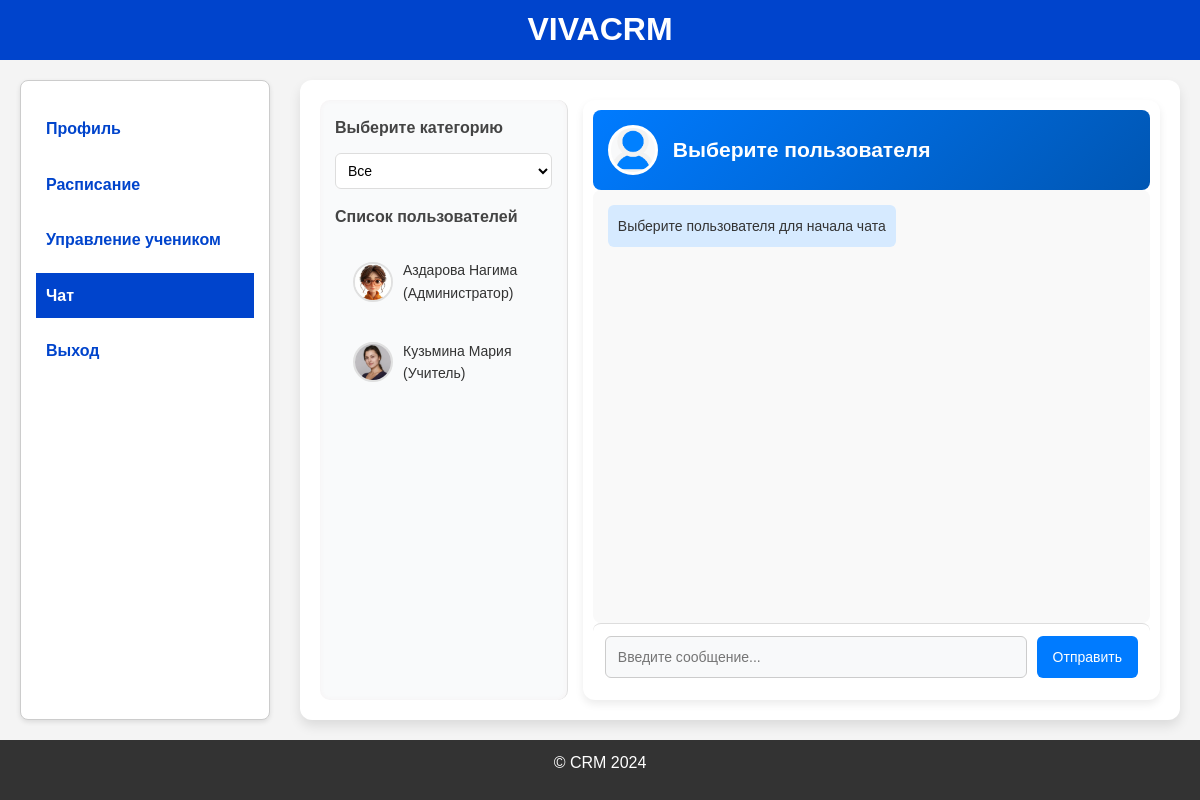
Screenshot of /chat (signed in) with the database file from the repository.
### models.py (models this page shows, shortened)
class Users(db.Model, UserMixin):
    id = db.Column(db.Integer, primary_key=True)
    email = db.Column(db.String(120), nullable=False, unique=True)
    role = db.Column(db.String(20), nullable=False)
    password_hash = db.Column(db.String(128), nullable=False)
    registration_date = db.Column(db.DateTime, default=datetime.now)
    photo = db.Column(db.String(120), nullable=True)

### app.py (the view, shortened to what this page needs)
@app.route('/chat')
@login_required
@role_required('Администратор', 'Учитель', 'Студент')
def chat():
    user = current_user
    base_template = (
        "base_administrator.html" if user.role == "Администратор"
        else "base_teacher.html" if user.role == "Учитель"
        else "base_student.html"
    )
    teacher = None
    student = None
    administrator = None
    if user.role == 'Учитель':
        teacher = Teacher.query.filter_by(teacher_id=user.id).first()
    if user.role == 'Студент':
        student = Student.query.filter_by(student_id=user.id).first()
    if user.role == 'Администратор':
        administrator = Administrator.query.filter_by(admin_id=user.id).first()
    if user.role == 'Студент':
        student_courses = [enroll.course_id for enroll in student.enrollments]
        student_groups = [enroll.group_id for enroll in student.enrollments]
        teachers = Teacher.query.join(Schedule).filter(
            (Schedule.course_id.in_(student_courses)) |
            (Schedule.group_id.in_(student_groups))
        ).distinct().all()
        teacher_users = [Users.query.filter_by(id=t.teacher_id).first() for t in teachers]
        admins = Users.query.filter_by(role='Администратор').all()
        chat_partners = admins + teacher_users
    else:
        chat_partners = Users.query.filter(Users.id != user.id).all()
    print(f"Найдено пользователей: {len(chat_partners)}")
    for u in chat_partners:
        print(f"ID: {u.id}, Email: {u.email}, Role: {u.role}")
    users = [
        {
            "id": u.id,
            "full_name": get_full_name(u),
            "photo": url_for('static', filename='uploads/' + u.photo) if u.photo else url_for('static', filename='uploads/default.png'),
            "role": u.role
        }
        for u in chat_partners if u  # добавил проверку на None на случай косяков с выборкой
    ]
    return render_template('chat.html', users=users, base_template=base_template, teacher=teacher, administrator=administrator, student=student)

### app.py (called while the page is built)
@login_manager.user_loader
def load_user(user_id):
    return Users.query.get(int(user_id))

def role_required(*roles):
    def decorator(f):
        @wraps(f)
        def wrapped(*args, **kwargs):
            if not current_user.is_authenticated or current_user.role not in roles:
                flash('Недостаточно прав доступа', 'danger')
                return redirect(url_for('login'))
            return f(*args, **kwargs)
        return wrapped
    return decorator

def get_full_name(user):
    if user.role == 'Администратор':
        admin = Administrator.query.filter_by(admin_id=user.id).first()
        return f"{admin.surname} {admin.first_name}" if admin else "Администратор"
    elif user.role == 'Учитель':
        teacher = Teacher.query.filter_by(teacher_id=user.id).first()
        return f"{teacher.surname} {teacher.first_name}" if teacher else "Учитель"
    elif user.role == 'Студент':
        student = Student.query.filter_by(student_id=user.id).first()
        return f"{student.surname} {student.first_name}" if student else "Студент"
    return "Неизвестный пользователь"

### templates/chat.html (shortened to what this page needs)
{% extends base_template %}
{% block content %}
<div class="chat-container">
    <div class="chat-sidebar">
        <h3>Выберите категорию</h3>
        <select id="user-filter">
            <option value="all">Все</option>
        </select>
        <h3>Список пользователей</h3>
        <ul id="user-list">
            {% for user in users %}
            <li class="user-item" data-role="{% if user.role == 'Учитель' %}teacher{% elif user.role == 'Студент' %}student{% else %}admin{% endif %}">
                    <a href="#" class="chat-user"
                       data-user-id="{{ user.id }}"
                       data-role="{% if user.role == 'Учитель' %}teacher{% elif user.role == 'Студент' %}student{% else %}admin{% endif %}"
                       data-name="{{ user.full_name }}"
                       data-avatar="{{ user.photo }}">
                       <img src="{{ user.photo }}" alt="Аватар" class="user-avatar">
                        {{ user.full_name }} ({{ user.role }})
                    </a>
                </li>
            {% endfor %}
        </ul>
    </div>
    <div class="chat-box" data-current-user-id="{{ current_user.id }}">
        <div class="chat-header">
            <img id="chat-avatar" src="/static/uploads/default.png" alt="Аватар" class="chat-avatar">
            <h3 id="chat-user-name">Выберите пользователя</h3>
        </div>
        <div id="chat-messages" class="messages">
            <p>Выберите пользователя для начала чата</p>
        </div>
        <div class="chat-input">
            <input type="text" id="message-input" placeholder="Введите сообщение...">
            <button id="send-message">Отправить</button>
        </div>
    </div>
</div>
{% endblock %}

### static/styles/base_administrator.css (style rules this page uses)
* { margin: 0; padding: 0; box-sizing: border-box; }
html, body { height: 100%; display: flex; flex-direction: column; }
body { font-family: Arial, sans-serif; line-height: 1.6; background-color: #f4f4f4; color: #333; }

### templates/chat.html (style rules this page uses)
.chat-container { position: relative; width: 100%; margin: 0px auto; background: #ffffff; border-radius: 12px; box-shadow: 0 6px 12px rgba(0, 0, 0, 0.1); padding: 20px; min-height: calc(100vh - 160px); display: flex; gap: 15px; }
.chat-sidebar { width: 30%; background: #f9fafb; border-right: 1px solid #e0e0e0; padding: 15px; border-radius: 10px; max-height: 650px; overflow-y: auto; box-shadow: inset 0 0 5px rgba(182, 76, 76, 0.05); }
.chat-sidebar h3 { margin-bottom: 12px; font-size: 16px; color: #444; font-weight: 600; }
#user-filter { width: 100%; padding: 8px; border-radius: 6px; border: 1px solid #ddd; background: #fff; font-size: 14px; margin-bottom: 15px; }
#user-list { list-style: none; padding: 0; margin: 0; }
.user-item { padding: 10px; border-radius: 6px; cursor: pointer; transition: background 0.3s; }
.chat-user { text-decoration: none; color: #333; display: flex; align-items: center; gap: 10px; font-size: 14px; padding: 8px; border-radius: 6px; transition: background 0.3s, color 0.3s; }
.user-avatar { width: 40px; height: 40px; border-radius: 50%; border: 2px solid #e0e0e0; object-fit: cover; }
.chat-box { width: 70%; display: flex; flex-direction: column; background: #ffffff; border-radius: 12px; padding: 10px; box-shadow: 0 4px 8px rgba(0, 0, 0, 0.08); }
.chat-header { display: flex; align-items: center; padding: 15px; background: linear-gradient(135deg, #007bff, #0056b3); color: white; font-size: 18px; font-weight: bold; gap: 15px; border-radius: 8px; }
.chat-avatar { width: 50px; height: 50px; border-radius: 50%; border: 3px solid white; background: #f8f9fa; object-fit: cover; }
#chat-messages { flex: 1; padding: 15px; overflow-y: auto; max-height: 450px; background: #f9f9f9; border-radius: 8px; }
#chat-messages p { background: #eef1f5; padding: 10px; border-radius: 6px; margin-bottom: 8px; width: fit-content; max-width: 75%; font-size: 14px; }
#chat-messages p:nth-child(odd) { background: #d6eaff; }
.chat-input { display: flex; padding: 12px; background: #ffffff; border-top: 1px solid #ddd; border-radius: 8px; }
.chat-input input { flex: 1; padding: 12px; border: 1px solid #ccc; border-radius: 6px; font-size: 14px; outline: none; background: #f8f9fa; }
.chat-input button { padding: 12px 16px; background: #007bff; border: none; color: white; font-size: 14px; border-radius: 6px; cursor: pointer; transition: background 0.3s; margin-left: 10px; }

### rows the page displays
Users: shows a picture, full_name "Аздарова Нагима", role "Администратор"
Users: shows a picture, full_name "Кузьмина Мария", role "Учитель"
